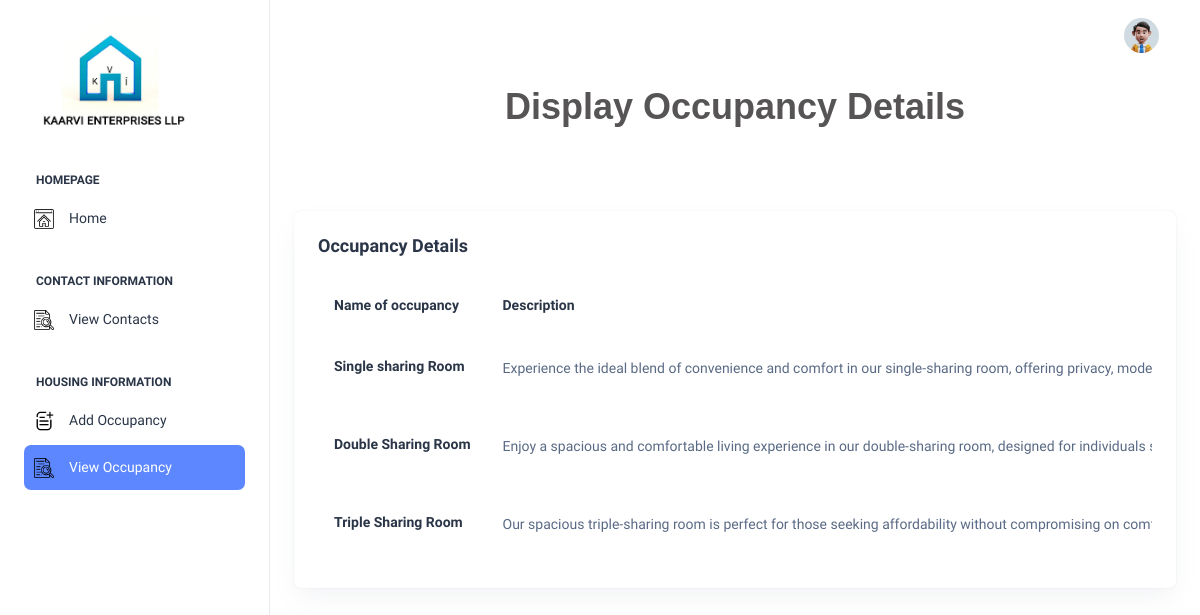
Page /Backend/displaydetails/ on the committed database.
### Backend/models.py (models this page shows)
class DetailsDB(models.Model):
    name = models.CharField(max_length=100, null=True, blank=True)
    description = models.CharField(max_length=500, null=True, blank=True)
    price = models.IntegerField(null=True, blank=True)
    advprice = models.IntegerField(null=True, blank=True)
    roomimage1 = models.ImageField(upload_to="Room_images", null=True, blank=True)
    roomimage2 = models.ImageField(upload_to="Room_images", null=True, blank=True)
    roomimage3 = models.ImageField(upload_to="Room_images", null=True, blank=True)

### Backend/views.py (the view)
# urls.py: path('displaydetails/', views.displaydetails, name='displaydetails'),
def displaydetails(req):
    data = DetailsDB.objects.all()
    return render(req, "displaydetails.html", {'data': data})

### Backend/templates/displaydetails.html (shortened to what this page needs)
<!DOCTYPE html>
<html lang="en">
{% extends 'index.html' %}
{% block content %}
<head>
</head>
<body>
   <div>
     <h2 style="font-size: 36px; font-weight: bold; color: rgb(86, 84, 84); margin-bottom: 20px; text-align: center;font-family:  Arial, Helvetica, sans-serif; ">
                Display Occupancy Details
            </h2><br><br><br>
   </div>
<div class="card w-100">
              <div class="card-body p-4">
                <h5 class="card-title fw-semibold mb-4">Occupancy  Details</h5>
                <div class="table-responsive">
                  <table class="table text-nowrap mb-0 align-middle">
                    <thead class="text-dark fs-4">
                      <tr>
                        <th class="border-bottom-0">
                          <h6 class="fw-semibold mb-0">Name of occupancy</h6>
                        </th>
                        <th class="border-bottom-0">
                          <h6 class="fw-semibold mb-0">Description</h6>
                        </th>
                      </tr>
                    </thead>
                    <tbody>
                    {% for i in data %}
                      <tr>
                        <td class="border-bottom-0">
                            <h6 class="fw-semibold mb-1">{{i.name}}</h6>
                        </td>
                        <td class="border-bottom-0">
                          <p class="mb-0 fw-normal">{{i.description}}</p>
                        </td>
                      </tr>
                     {% endfor %}
                    </tbody>
                  </table>
                </div>
              </div>
            </div>
</body>
</html>
{% endblock %}

### rows in the picture
DetailsDB: name "Single sharing Room", description "Experience the ideal blend of convenience and comfort in our single-sharing room, offering privacy,…"
DetailsDB: name "Double Sharing Room", description "Enjoy a spacious and comfortable living experience in our double-sharing room, designed for individuals…"
DetailsDB: name "Triple Sharing Room", description "Our spacious triple-sharing room is perfect for those seeking affordability without compromising on…"
